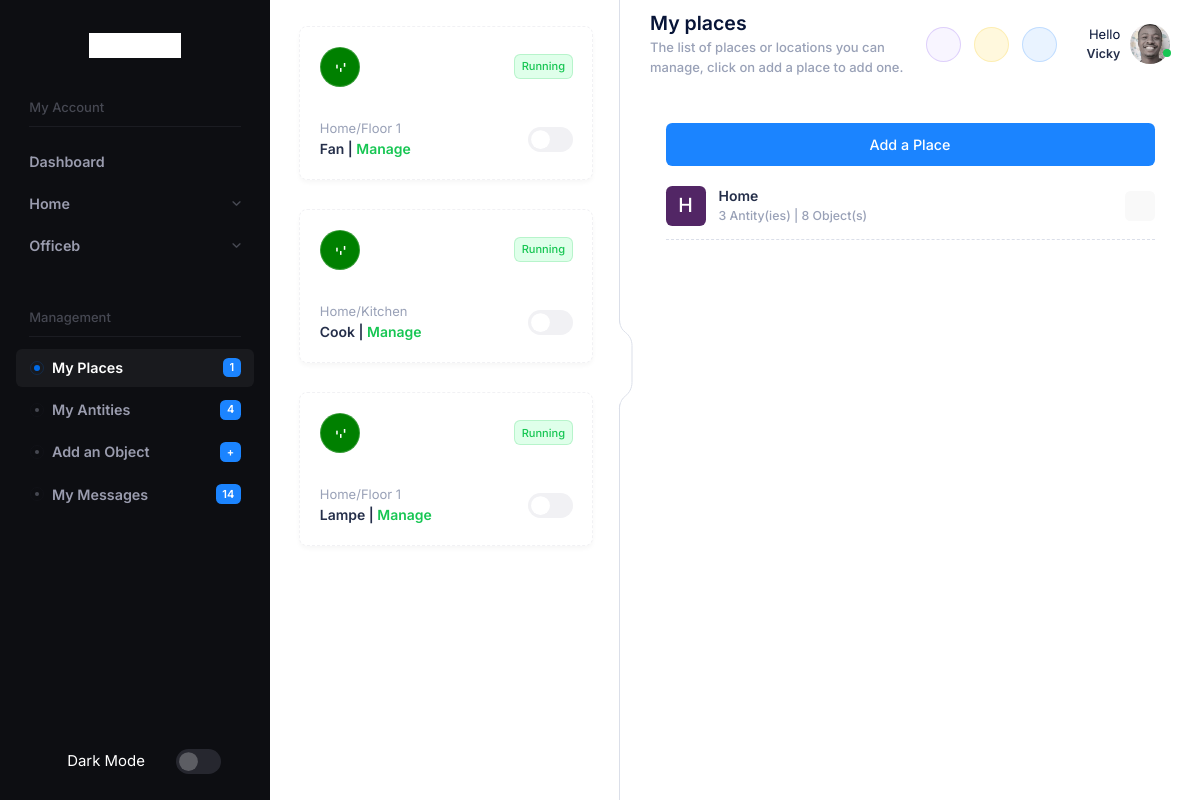
Page /my-places/ (signed in) on the committed database.
### gpio/models.py (models this page shows, shortened)
class Places(models.Model):
    nom = models.CharField(max_length=255, unique=True, blank=False)
    address = models.CharField(max_length=255, null=False, blank=False)
    description = models.CharField(max_length=255, null=True, blank=True)
    def __str__(self):
        return self.nom

class Pins(models.Model):
    nom = models.CharField(max_length=255, null=True, blank=False)
    board = models.ForeignKey(Board, on_delete=models.CASCADE)
    GPIO_CHOICES = {
        5  :"5",
        12 :"12",
        14 :"14",
        18 :"18",
        19 :"19",
    }
    gpio = models.IntegerField(choices=GPIO_CHOICES, null=True, blank=False)
    state = models.IntegerField()
    power = models.FloatField()
    consom_max = models.FloatField(default=100000000000.0)
    last_on = models.DateTimeField(null=True, blank=True)
    last_off = models.DateTimeField(null=True, blank=True)
    control_mode = models.BooleanField(default=False)
    today_limit_reached = models.BooleanField(default=False)
    class Meta:
        unique_together = ('board', 'gpio')

class Board(models.Model):
    nom = models.CharField(max_length=255, unique=True, null=True, blank=False)
    place = models.ForeignKey(Places, null=False, blank=False, on_delete=models.CASCADE)
    code = models.CharField(max_length=10)
    description = models.TextField(null=True, blank=True)

### gpio/views.py (the view)
# urls.py: path('my-places/', PlacesView.as_view(), name='my_places'),
class PlacesView(BaseView):
    template_name = 'gpio/places.html'
    def get(self, request):
        userplaces = self.user.places.all()
        for place in userplaces:
            place.name = place.nom.capitalize()
            place.first_letter = place.nom[0].upper()
            place.bg_color = generate_dark_color()
            place.antity_number = Board.objects.filter(place=place).count()
            place.objects_number = Pins.objects.filter(board__place=place).count()
        self.get_nav_and_fav_pins_notifs()
        self.context.update({
            "place_is_active": True,
            "title": "My places",
            "description": "The list of places or locations you can manage, click on add a place to add one.",
            "userplaces": userplaces,
        })
        return render(request, self.template_name, self.context)

### accounts/views.py (called while the page is built)
def get_fav_bar(user):
    fav_pins = [f.pin for f in Favorites.objects.filter(user=user).order_by('-update_time')[0:5]]
    for pin in fav_pins:
        checker, checkerr = check_antity_manager(user=user, antity=pin.board) , check_place_manager(user=user, place=pin.board.place)
        if checker == True or checkerr == True:
            pin.manager = True
    return fav_pins

### gpio/chekers.py (called while the page is built)
def check_antity_manager(user, antity):
    if antity == None:
        if user.antity_manager :
            return True
    else:
        if antity in Board.objects.filter(place__in = user.places.all()) or antity in user.boards.all():
            return True
        else :
            return False

def check_place_manager(user, place):
    if place == None:
        if user.place_manager:
            return True
    else:
        if place in user.places.all():
            return True
        else :
            return False

### gpio/views.py (called while the page is built)
def generate_dark_color():
    r = random.randint(0, 127)  # Red component
    g = random.randint(0, 127)  # Green component
    b = random.randint(0, 127)  # Blue component
    return f"#{r:02x}{g:02x}{b:02x}"

    def dispatch(self, request, *args, **kwargs):
        self.user = request.user
        self.context = {}
        return super().dispatch(request, *args, **kwargs)

    def get_nav_and_fav_pins_notifs(self, board=None):
        notifications = Notification.objects.filter(user=self.user).order_by('-created_at')
        nav_context = get_nav_bar(user=self.user, board=board)
        fav_pins = get_fav_bar(self.user)
        if isinstance(nav_context, tuple):
            nav_context = nav_context[0]
        self.context.update(nav_context)
        self.context['fav_pins'] = fav_pins
        self.context['notifications'] = notifications

### gpio/templates/gpio/places.html (shortened to what this page needs)
{% extends 'accounts/base.html' %}  {% load static %}
        {% block main %}
                <div class="modal-body py-10 px-lg-17">
                    <div class= "modal-body row">
                        <a href="{% url 'create_place' %}"  class="btn btn-primary">
                            <span class="indicator-label">
                                Add a Place
                            </span>
                        </a>
                        <div class="card-body pt-6">
                            {% for place in userplaces %}
                            <div class="d-flex flex-stack">
                                <div class="symbol symbol-40px me-4">
                                    <div class="symbol-label fs-2 fw-semibold text-inverse-danger" style="background-color: {{place.bg_color}};"  >{{place.first_letter}}</div>
                                </div>
                                <div class="d-flex align-items-center flex-row-fluid flex-wrap">
                                    <div class="flex-grow-1 me-2">
                                        <a class="text-gray-800 text-hover-primary fs-6 fw-bold">{{place.name}}</a>
                                        <span class="text-muted fw-semibold d-block fs-7">{{place.antity_number}} Antity(ies) | {{place.objects_number}} Object(s)</span>
                                    </div>
                                    <a href="{% url "manage_place" place.id %}" class="btn btn-sm btn-icon btn-bg-light btn-active-color-primary w-30px h-30px">
                                        <i class="ki-outline ki-arrow-right fs-2"></i>   </a>
                                </div>
                            </div>
                            <div class="separator separator-dashed my-4"></div>
                            {% endfor %}
                        </div>
                    </div>
                    </div>
                </div>
{% endblock %}

### accounts/templates/accounts/base.html (shortened to what this page needs)
{% load static %}
<!DOCTYPE html>
<html lang="en">
  <!DOCTYPE html>
  <html lang="en">
  <head>
      <link href="{% static 'assets/plugins/custom/fullcalendar/fullcalendar.bundle.css' %}" rel="stylesheet" type="text/css" />
      <link href="{% static 'assets/plugins/custom/datatables/datatables.bundle.css' %}" rel="stylesheet" type="text/css" />
      <link href="{% static 'assets/plugins/global/plugins.bundle.css' %}" rel="stylesheet" type="text/css" />
      <link href="{% static 'assets/css/style.bundle.css' %}" rel="stylesheet" type="text/css" />
  </head>
  <body
    id="kt_app_body"
    data-kt-app-sidebar-enabled="true"
    data-kt-app-sidebar-fixed="true"
    data-kt-app-sidebar-push-header="true"
    data-kt-app-sidebar-push-toolbar="true"
    data-kt-app-sidebar-push-footer="true"
    data-kt-app-sidebar-panel-enabled="true"
    data-kt-app-sidebar-panel-fixed="true"
    data-kt-app-sidebar-panel-push-header="true"
    data-kt-app-sidebar-panel-push-toolbar="true"
    data-kt-app-sidebar-panel-push-footer="true"
    class="app-default"
  >
    <div class="d-flex flex-column flex-root app-root" id="kt_app_root">
      <div class="app-page flex-column flex-column-fluid" id="kt_app_page">
{% include "accounts/header.html" %}
        <div class="app-wrapper flex-column flex-row-fluid" id="kt_app_wrapper">
<div
  id="kt_app_sidebar"
  class="app-sidebar"
  data-kt-drawer="true"
  data-kt-drawer-name="app-sidebar"
  data-kt-drawer-activate="{default: true, lg: false}"
  data-kt-drawer-overlay="true"
  data-kt-drawer-width="250px"
  data-kt-drawer-direction="start"
  data-kt-drawer-toggle="#kt_app_sidebar_toggle"
>
  <div
    class="d-none d-lg-flex flex-center px-6 pt-10 pb-10"
    id="kt_app_sidebar_header"
  >
    <a href="index-2.html">
      <img alt="Logo" src="{% static 'media/logo.jpeg'%}" class="h-25px" />
    </a>
  </div>
  <div class="flex-grow-1">
    <div
      id="kt_app_sidebar_menu_wrapper"
      class="hover-scroll-y"
      data-kt-scroll="true"
      data-kt-scroll-height="auto"
      data-kt-scroll-dependencies="#kt_app_sidebar_header, #kt_app_sidebar_footer"
      data-kt-scroll-offset="20px"
    >
      <div class="app-sidebar-navs-default px-5 mb-10">
        <div
          id="#kt_app_sidebar_menu"
          data-kt-menu="true"
          data-kt-menu-expand="false"
          class="menu menu-column menu-rounded menu-sub-indention"
        >
          <div class="menu-item pb-0 pt-0">
            <div class="menu-content">
              <span class="menu-heading">My Account</span>
            </div>
          </div>
          <div class="separator mb-4 mx-4"></div>
                    <div
                      class="menu-item {% if dashboard %} here show {% endif %} menu-accordion"
                    >
                    <span class="menu-link"
                        ><a href = "{% url "dashboard" %}" class="menu-title">Dashboard</a
                      >
                    </div>
                  {% for place in places %}
                  {% if not place.is_active %}
                  <div
                  data-kt-menu-trigger="click"
                  class="menu-item menu-accordion"
                >
                  <span class="menu-link"
                    ><span class="menu-title">{{place.nom}}</span
                    ><span class="menu-arrow"></span></span
                  >
                </div>
                  {% endif %}
                  {% endfor %}
        </div>
      </div>
      <div class="app-sidebar-navs-default px-5">
        <div class="menu menu-rounded menu-column">
          <div class="menu-item pb-0 pt-0">
            <div class="menu-content">
              <span class="menu-heading">Management</span>
            </div>
          </div>
          <div class="separator mb-3 mx-4"></div>
          <div class="menu-item">
            <a class="menu-link {% if place_is_active %}active{% endif %} " href="{% url "my_places" %}">
              <span class="menu-bullet">
                <span class="bullet bullet-dot"> </span>
              </span>
              <span class="menu-title"> My Places </span>
              <span class="menu-badge">
                <span class="badge badge-primary"> {{pl_num}} </span>
              </span>
            </a>
          </div>
          <div class="menu-item">
            <a class="menu-link {% if board_is_active %}active{% endif %} " href="{% url "my_antities" %}">
              <span class="menu-bullet">
                <span class="bullet bullet-dot"> </span>
              </span>
              <span class="menu-title"> My Antities </span>
              <span class="menu-badge">
                <span class="badge badge-primary"> {{brd_number}} </span>
              </span>
            </a>
          </div>
          <div class="menu-item">
            <a class="menu-link {% if pin_is_active %}active{% endif %} " href="{% url "create_pin" %}">
              <span class="menu-bullet">
                <span class="bullet bullet-dot"> </span>
              </span>
              <span class="menu-title">Add an Object</span>
              <span class="menu-badge">
                <span class="badge badge-primary">+</span>
              </span>
            </a>
          </div>
          <div class="menu-item">
            <a class="menu-link {% if pin_is_active %}active{% endif %} " href="{% url "messages" %}">
              <span class="menu-bullet">
                <span class="bullet bullet-dot"> </span>
              </span>
              <span class="menu-title"> My Messages </span>
              <span class="menu-badge">
                <span class="badge badge-primary"> {{pn_number}} </span>
              </span>
            </a>
          </div>
        </div>
      </div>
    </div>
  </div>
  <div class="d-flex flex-stack px-10 px-lg-15 pb-8" id="kt_app_sidebar_footer">
    <span
      class="d-flex flex-center gap-1 text-white theme-light-show fs-5 px-0"
    >
      <i class="ki-outline ki-night-day text-gray-500 fs-2"></i> Dark Mode
    </span>
    <div data-bs-theme="dark">
      <div class="form-check form-switch form-check-custom form-check-solid">
        <input
          class="form-check-input h-25px w-45px"
          type="checkbox"
          value="1"
          id="kt_sidebar_theme_mode_toggle"
        />
      </div>
    </div>
  </div>
</div>
{% include "accounts/favbar.html" %}
{% block main %}{% endblock  %}
        </div>
      </div>
  </body>
</html>

### accounts/templates/accounts/favbar.html (shortened to what this page needs)
<div
  id="kt_app_sidebar_panel"
  class="app-sidebar-panel"
  data-kt-drawer="true"
  data-kt-drawer-name="app-sidebar-panel"
  data-kt-drawer-activate="{default: true, lg: false}"
  data-kt-drawer-overlay="true"
  data-kt-drawer-width="280px"
  data-kt-drawer-direction="start"
  data-kt-drawer-toggle="#kt_app_sidebar_panel_toggle"
>
  <div
    class="d-flex flex-column flex-grow-1 gap-7 my-4 my-8 px-5 hover-scroll-y me-3"
    data-kt-scroll="true"
    data-kt-scroll-height="auto"
    data-kt-scroll-offset="5px"
  >
  {% for pin in fav_pins %}
    <div class="d-flex align-items-center position-relative">
      <div
        class="card border border-dashed d-flex flex-column p-6 gap-10 flex-grow-1 mb-2 ms-4"
      >
    {% if pin.state == 1 %}
    <div class="d-flex flex-stack">
      <div
        class="d-flex flex-center h-40px w-40px flex-shrink-0 rounded-circle border border-light-clarity"
        style=" background: green"
        >
      </div>
      <span
        class="rounded text-success fw-semibold fs-8 bg-light-success py-1 px-2 border border-success-clarity"
      >
        Running
      </span>
    </div>
    {% endif %}
    <div class="d-flex flex-stack">
        <div class="d-flex flex-column">
          <span class="fs-base text-gray-500">{{pin.board.place}}/{{pin.board.nom}} </span>
          <span class="fs-6 fw-bold text-gray-800">
            <span> {{pin.nom}} | {% if pin.manager %}<a class = " {% if pin.state == 1 %} text-success {% else %} text-primary {% endif %}" href= "{% url "manage_pin" pin.id %}"> Manage </a>{% endif %}</span>
          </span>
        </div>
        <div class="form-check form-switch form-check-custom form-check-solid">
          <input class="form-check-input h-25px w-45px" type="checkbox" value="1" >
        </div>
    </div>
      </div>
    </div>
    {% endfor %}
  </div>
  <button
    class="app-sidebar-panel-toggle btn btn-icon text-gray-300 position-absolute translate-y-middle z-index-1 start-100 end-0 bottom-50 d-none d-lg-flex mb-4"
    data-kt-toggle="true"
    data-kt-toggle-state="active"
    data-kt-toggle-target="body"
    data-kt-toggle-name="app-sidebar-panel-collapse"
  >
  </button>
</div>

### rows in the picture
Places: nom "Home", first_letter "H", name "Home", antity_number "3", objects_number "8"
Places: nom "Officeb"
Pins: state 1 (drawn), board.place "Home", board.nom "Floor 1", nom "Fan", shows "Manage"
Pins: state 1 (drawn), board.place "Home", board.nom "Kitchen", nom "Cook", shows "Manage"
Pins: state 1 (drawn), board.place "Home", board.nom "Floor 1", nom "Lampe", shows "Manage"

### other values in the picture
{{ title }} "My places"
{{ description }} "The list of places or locations you can manage, click on add a place to add one."
{{ pl_num }} "1"
{{ brd_number }} "4"
{{ pn_number }} "14"
